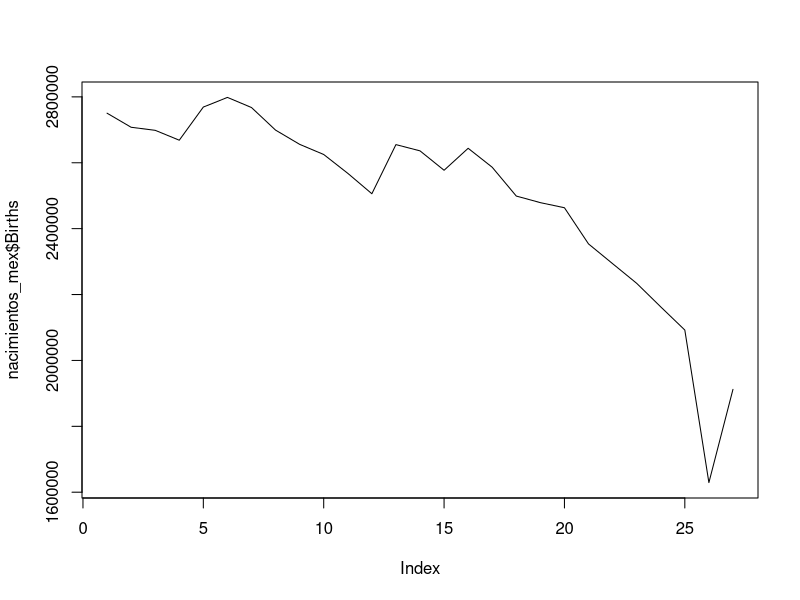
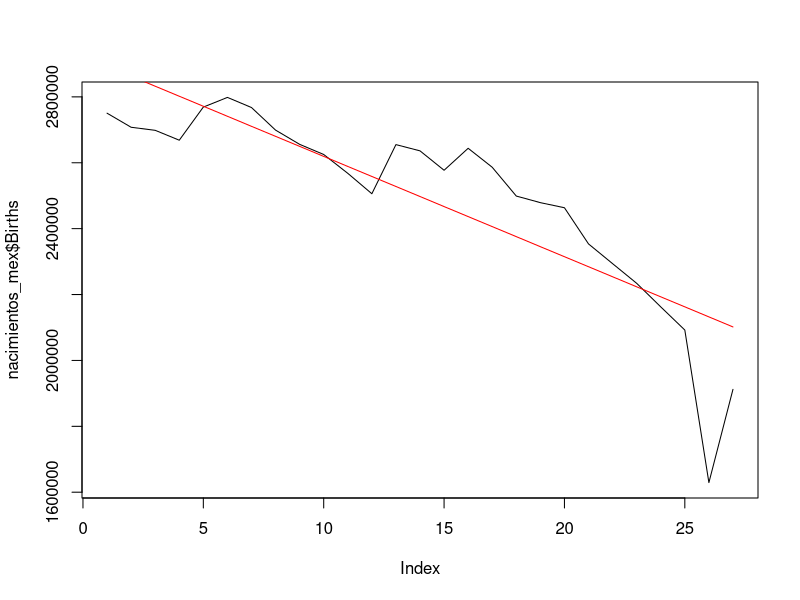
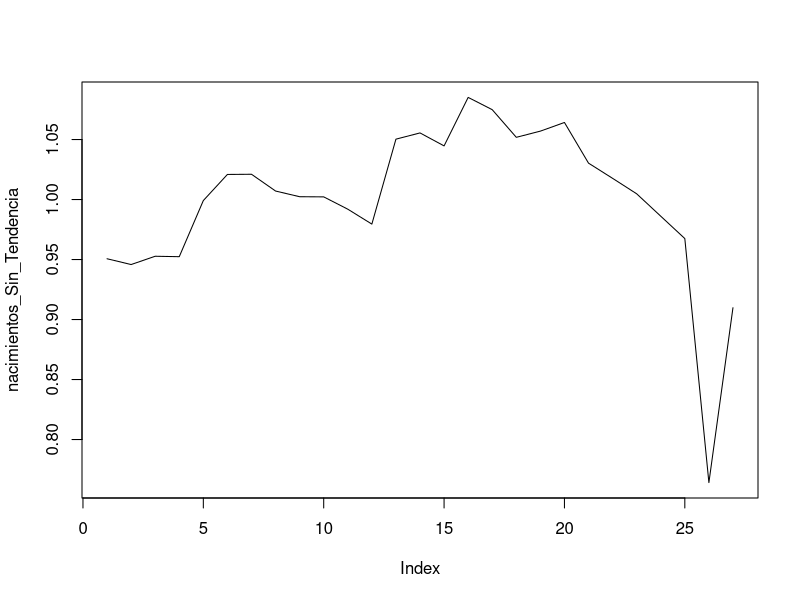
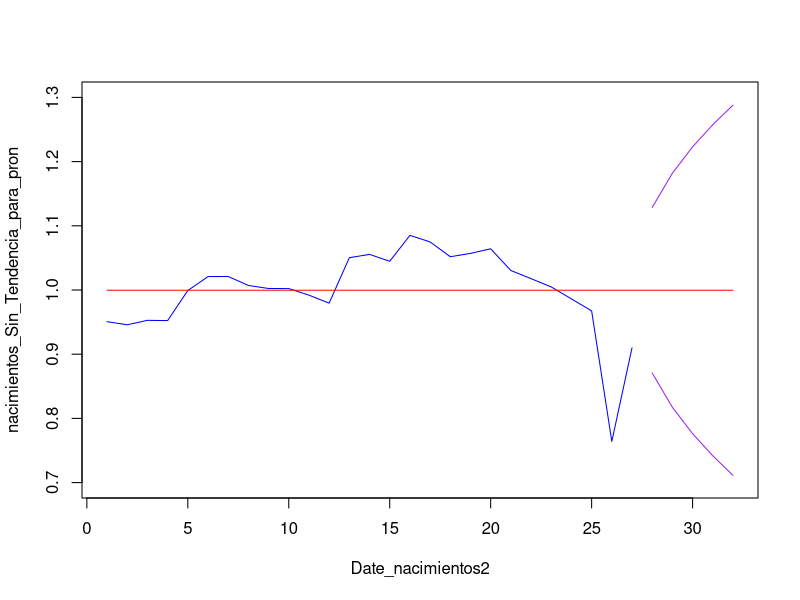
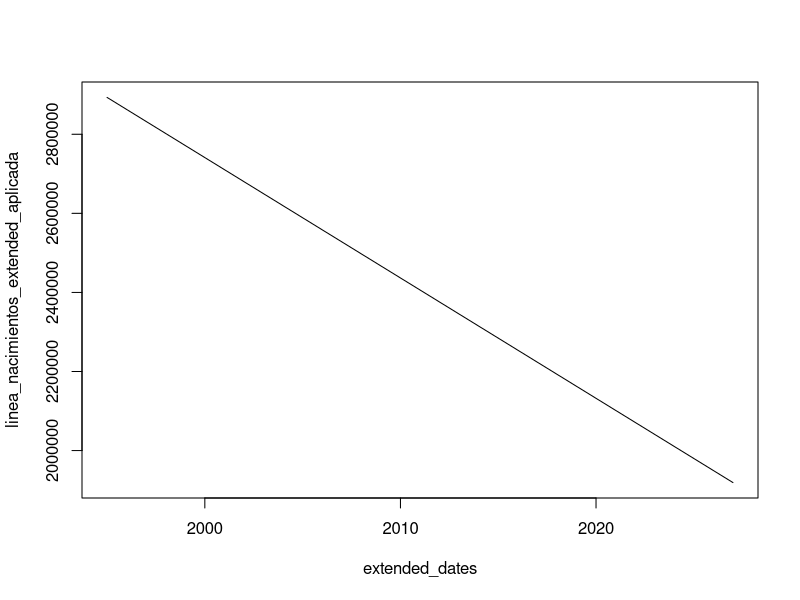
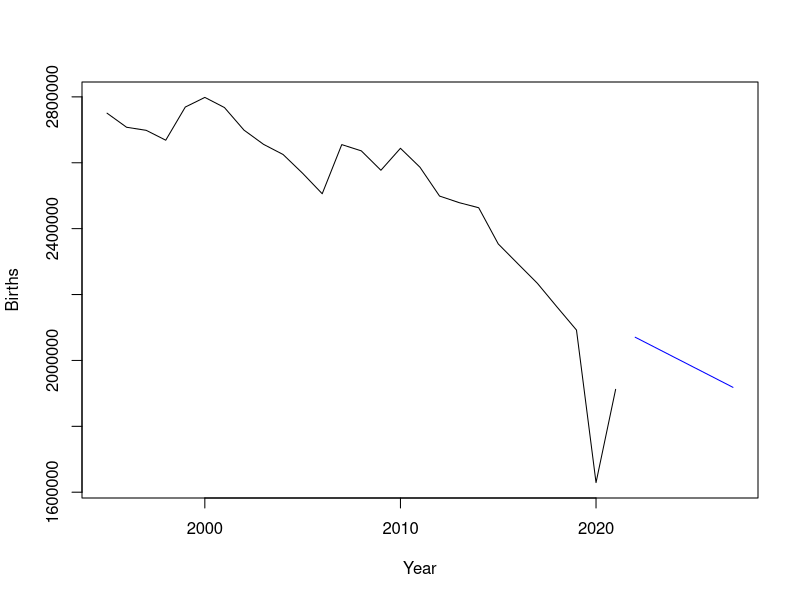
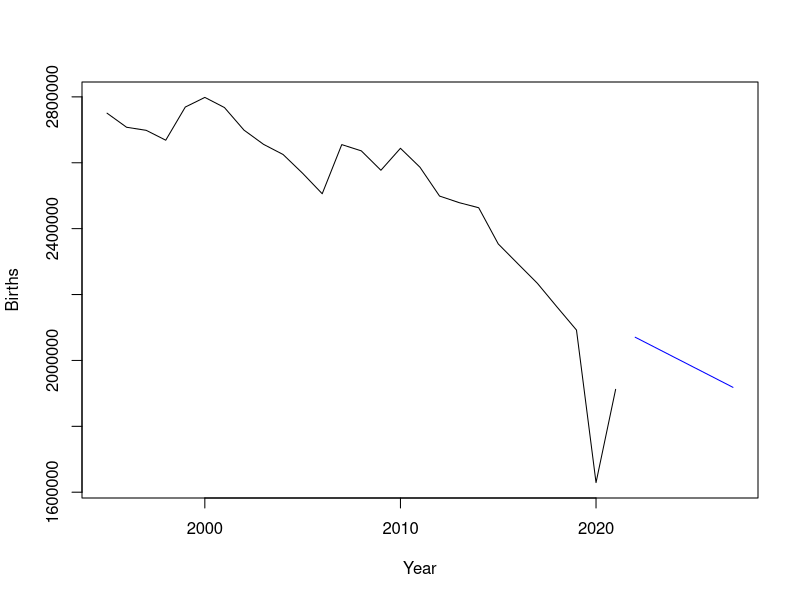

Generate these figures, in order, with R:
## ---- chunk 1
knitr::opts_chunk$set(echo = TRUE)
## ---- chunk 2
install.packages("readxl")

library("readxl")


nacimientos_mex <-read_excel("Nacimientos_MEX1.xlsx")
## ---- chunk 3
head(nacimientos_mex)
summary(nacimientos_mex)
typeof(nacimientos_mex)
dim(nacimientos_mex)
## ---- chunk 4

plot(nacimientos_mex$Births,type="l")
## ---- chunk 5

linea_nacimientos<-lm(Births~Date, data=nacimientos_mex)
linea_nacimientos
## ---- chunk 6
linea_nacimientos_aplicada <- predict(linea_nacimientos, newdata = data.frame(Date = nacimientos_mex$Date))

linea_nacimientos_aplicada

## ---- chunk 7
plot(nacimientos_mex$Births, type="l")
lines(linea_nacimientos_aplicada, col = "red")
## ---- chunk 8
nacimientos_Sin_Tendencia<-nacimientos_mex$Births/linea_nacimientos_aplicada

plot(nacimientos_Sin_Tendencia, type="l")
## ---- chunk 9
media_nacimientos_ST<-mean(nacimientos_Sin_Tendencia)
media_nacimientos_ST

## ---- chunk 10
Error_est_nacimientos<-nacimientos_Sin_Tendencia-media_nacimientos_ST
Error_est_nacimientos

sd_est_nacimientos<-sd(Error_est_nacimientos)
sd_est_nacimientos

## ---- chunk 11
##Creamos un eje x que incluya a los 27 datos + 5 que se pronosticarán
Date_nacimientos2<-c(1:32)


## Creamos el vector de datos que incluirá los  datos históricos de nacimientos sin tendencia + 5 valores NA a pronosticar
nacimientos_Sin_Tendencia_para_pron<-c(nacimientos_Sin_Tendencia, rep(NA, times=5))
nacimientos_Sin_Tendencia_para_pron


## Entonces el mejor pronóstico que tenemos para eata técnica es la media de la serie sin tendencia 
estimacion_nacimientos <- rep(media_nacimientos_ST, times=32)
estimacion_nacimientos


## ---- chunk 12
tao<-c(1:5)
Lim_nacimientos<-2*sd_est_nacimientos*tao^.5
Lim_nacimientos
## ---- chunk 13

LI_naci<-c(rep(NA, times=27), media_nacimientos_ST-Lim_nacimientos)
LI_naci

LS_naci<-c(rep(NA, times=27), media_nacimientos_ST+Lim_nacimientos)
LS_naci

plot(Date_nacimientos2, nacimientos_Sin_Tendencia_para_pron, type="l", ylim = c(0.7,1.3) ,col="Blue")

lines(estimacion_nacimientos, col="Red")
lines(LI_naci, col="Purple")
lines(LS_naci, col="Purple")
## ---- chunk 14
# create a new data set with 5 additional years
extended_dates <- seq(as.Date("1995-01-01"), as.Date("2027-01-01"), by = "year")
extended_nacimientos_mex <- data.frame(Date = extended_dates, 
                                       Births = rep(NA, length(extended_dates)))

extended_nacimientos_mex
## ---- chunk 15
# copy the original data to the new data set
extended_nacimientos_mex$Births[1:length(nacimientos_mex$Births)] <- nacimientos_mex$Births
extended_nacimientos_mex

# fit the model with the extended data set
linea_nacimientos_extended <- lm(Births ~ Date, data = extended_nacimientos_mex)
linea_nacimientos_extended

## ---- chunk 16
# predict values for the extended date range
linea_nacimientos_extended_aplicada <- predict(linea_nacimientos_extended, 
                                                newdata = data.frame(Date = extended_dates))
linea_nacimientos_extended_aplicada

# plot the predicted values
plot(extended_dates, linea_nacimientos_extended_aplicada, type = "l")
## ---- chunk 17

##Creando el vector original + los valores a predecir como NAs
nacimientos_original_para_pron<-c(nacimientos_mex$Births, rep(NA, times=6))
nacimientos_original_para_pron
dim(nacimientos_original_para_pron)


Est_punt_nacimientos<-c(rep(NA, times=27), media_nacimientos_ST*linea_nacimientos_extended_aplicada[28:33])
Est_punt_nacimientos

# plot the original data and the predicted values together
plot(extended_dates, nacimientos_original_para_pron, type="l", xlab="Year", ylab="Births")
lines(extended_dates, Est_punt_nacimientos, col="blue")




## ---- chunk 18

LI_naci_ajustado<-c(rep(NA, times=27), LI_naci[28:33]*linea_nacimientos_extended_aplicada[28:33])
LI_naci_ajustado

LS_naci_ajustado<-c(rep(NA, times=27), LS_naci[28:33]*linea_nacimientos_extended_aplicada[28:33])
LS_naci_ajustado

# plot the original data and the predicted values together
plot(extended_dates, nacimientos_original_para_pron, type="l", xlab="Year", ylab="Births")
lines(extended_dates, Est_punt_nacimientos, col="blue")
lines(LI_naci_ajustado, col="purple")
lines(LS_naci_ajustado, col="purple")

